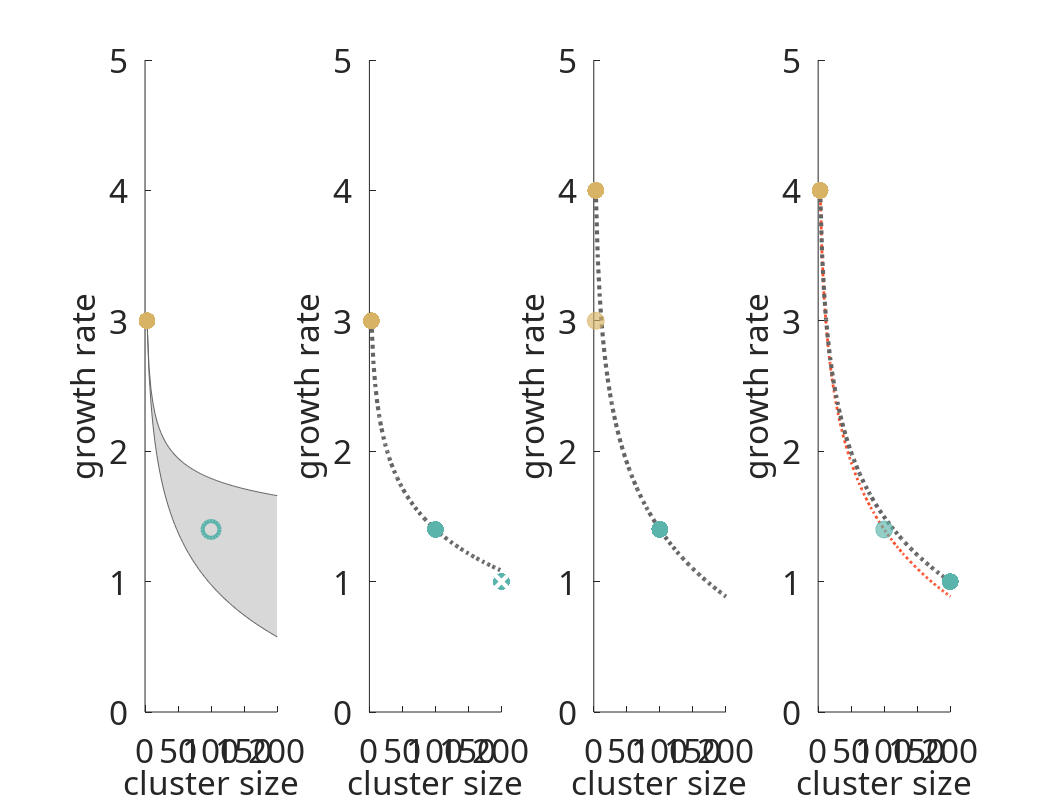

This figure's MATLAB source:
% Code for invasion, boundaries
clear;close all

% Colors
small=[216,179,101]/255;
large=[90,180,172]/255 ;
grey=[100,100,100]/255 ;
new_small=[191,129,45]/255;
new_large=[1,102,94]/255;
grey_2=.85*ones(1,3);
red=[252,78,42]/255;


%% First plot
set(gca,'Fontsize',24,'FontName','Avenir');

% starting growth rate and size of small cluster
l_small=3; 
n_small=3;

% expansion of population
X=32;

% size ratios n_r to consider
nrvect=[1:200]';

% the boundaries for lambda_r such that a cluster of size n_r can invade
bound_up=(2/3*log(nrvect)+log(X))./log(X);
bound_down=log(X)./(log(X)-2/3*log(nrvect));

% the growth of the large cluster
nls=n_small*nrvect; 

% code to create a shaded region bounded by bound_up and bound_down 
vect1=[nls;nls(end:-1:1);nls(1)];
vect2=[l_small./bound_up;l_small./bound_down(end:-1:1);l_small./bound_up(1)]; % note: lambda_large = lambda_small / lambda_r
fill(vect1,vect2,grey,'EdgeColor',grey,'FaceAlpha',.25)
hold on;

% plot the initial small cluster type
subplot(1,4,1)

fill(vect1,vect2,grey,'EdgeColor',grey,'FaceAlpha',.25); % same region
hold on;
scatter(n_small,l_small,150,small,'filled','LineWidth',3); % plot small
set(gca, 'FontSize', 24, 'FontName','Avenir')
% code for the new type
n_large=100; % size of example large cluster type
l_large=1.4; % growth rate of example large cluster type

scatter(n_large,l_large,150,large,'LineWidth',3); % plot large
nr=n_large/n_small; % n_r
lr=l_small/l_large; % l_r
coexist_line=l_small./((lr*log(nr))./(lr*log(nr)+(1-lr)*log(nrvect))); % the tradeoff line that determines who can invade

% format the graph and save plot
xlabel('cluster size','FontSize',24,'FontName','Avenir')
ylabel('growth rate','FontSize',24,'FontName','Avenir')
box off
axis([0 200 0 5])
% print -f1 -dpng -r300 evo_dynamics2.png


%% Plot two
subplot(1,4,2)

% repeat earlier plot
plot(nls,coexist_line,':','Color',grey, 'LineWidth',3)
hold on;
scatter(n_small,l_small,150,small,'filled','LineWidth',3);
set(gca, 'FontSize', 24, 'FontName','Avenir')
scatter(n_large,l_large,150,large,'filled','LineWidth',3);

% sample very large type that cannot invade
n_verylarge=200;
l_verylarge=1;

scatter(n_verylarge,l_verylarge,150,large,'filled','LineWidth',3);
scatter(n_verylarge,l_verylarge,100,[1 1 1],'x','LineWidth',3);

% format the graph and save plot
xlabel('cluster size','FontSize',24,'FontName','Avenir')
ylabel('growth rate','FontSize',24,'FontName','Avenir')
box off
axis([0 200 0 5])
% print -f1 -dpng -r300 evo_dynamics3.png

%% Plot three
subplot(1,4,3)
% % a mutant small cluster that grows faster but is the same size
l_small_mutant=4; %lambda for new cluster

% coexistence line between small mutant and large
nr=n_large/n_small;
lr=l_small_mutant/l_large;
coexist_line=l_small_mutant./((lr*log(nr))./(lr*log(nr)+(1-lr)*log(nrvect)));
plot(nls,coexist_line,':','Color',grey, 'LineWidth', 3)
hold on;

scatter(n_small,l_small_mutant,150,small,'filled','LineWidth',3);
set(gca, 'FontSize', 24, 'FontName','Avenir')
scatter(n_small,l_small,150,'MarkerFaceColor',small,'MarkerEdgeColor',small,...
    'MarkerFaceAlpha',.65,'MarkerEdgeAlpha',.65); % dead one


scatter(n_large,l_large,150,large,'filled','LineWidth',3);

% format the graph and save plot
xlabel('cluster size','FontSize',24,'FontName','Avenir')
ylabel('growth rate','FontSize',24,'FontName','Avenir')
box off
axis([0 200 0 5])

%% Plot four
subplot(1,4,4)
% repeat earlier plot
% coexistence line between small mutant and large
nr=n_large/n_small;
lr=l_small_mutant/l_large;
coexist_line=l_small_mutant./((lr*log(nr))./(lr*log(nr)+(1-lr)*log(nrvect)));
plot(nls,coexist_line,':','Color',red, 'LineWidth', 2)
hold on;

% coexistence line between small mutant and very large
n_verylarge=200;
l_verylarge=1;
nr=n_verylarge/n_small;
lr=l_small_mutant/l_verylarge;
coexist_line=l_small_mutant./((lr*log(nr))./(lr*log(nr)+(1-lr)*log(nrvect)));
plot(nls,coexist_line,':','Color',grey, 'LineWidth',3)


scatter(n_small,l_small_mutant,150,small,'filled','LineWidth',3);

% plot points for large types
scatter(n_verylarge,l_verylarge,150,large,'filled','LineWidth',3);
scatter(n_large,l_large,150,'MarkerFaceColor',large,'MarkerEdgeColor',large,...
    'MarkerFaceAlpha',.65,'MarkerEdgeAlpha',.65); % dead one


% format the graph and save plot
set(gca, 'FontSize', 24, 'FontName','Avenir')

xlabel('cluster size','FontSize',24,'FontName','Avenir')
ylabel('growth rate','FontSize',24,'FontName','Avenir')

box off
axis([0 200 0 5])

%% Save figure
set(gcf, 'color', 'none');    
orient(gcf,'landscape')
set(gcf,'Position',[100 100 1350 300])
exportgraphics(gcf,'fig4.pdf',...   
    'ContentType','vector',...
    'BackgroundColor','none')
